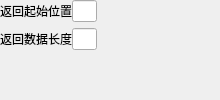
         <widget class="QWidget" name="page">
          <layout class="QGridLayout" name="gridLayout_9">
           <property name="leftMargin">
            <number>0</number>
           </property>
           <property name="topMargin">
            <number>0</number>
           </property>
           <property name="rightMargin">
            <number>0</number>
           </property>
           <property name="bottomMargin">
            <number>0</number>
           </property>
           <item row="0" column="0">
            <layout class="QHBoxLayout" name="horizontalLayout_158" stretch="1,1,5">
             <property name="spacing">
              <number>0</number>
             </property>
             <item>
              <widget class="QLabel" name="label_96">
               <property name="enabled">
                <bool>true</bool>
               </property>
               <property name="text">
                <string>返回起始位置</string>
               </property>
              </widget>
             </item>
             <item>
              <widget class="QLineEdit" name="startPos"/>
             </item>
             <item>
              <spacer name="horizontalSpacer_8">
               <property name="orientation">
                <enum>Qt::Horizontal</enum>
               </property>
               <property name="sizeHint" stdset="0">
                <size>
                 <width>40</width>
                 <height>20</height>
                </size>
               </property>
              </spacer>
             </item>
            </layout>
           </item>
           <item row="1" column="0">
            <layout class="QHBoxLayout" name="horizontalLayout_159" stretch="1,1,5">
             <property name="spacing">
              <number>0</number>
             </property>
             <item>
              <widget class="QLabel" name="label_97">
               <property name="enabled">
                <bool>true</bool>
               </property>
               <property name="text">
                <string>返回数据长度</string>
               </property>
              </widget>
             </item>
             <item>
              <widget class="QLineEdit" name="dataLength"/>
             </item>
             <item>
              <spacer name="horizontalSpacer_11">
               <property name="orientation">
                <enum>Qt::Horizontal</enum>
               </property>
               <property name="sizeHint" stdset="0">
                <size>
                 <width>40</width>
                 <height>20</height>
                </size>
               </property>
              </spacer>
             </item>
            </layout>
           </item>
           <item row="2" column="0">
            <spacer name="verticalSpacer_20">
             <property name="orientation">
              <enum>Qt::Vertical</enum>
             </property>
             <property name="sizeHint" stdset="0">
              <size>
               <width>20</width>
               <height>12</height>
              </size>
             </property>
            </spacer>
           </item>
          </layout>
         </widget>
